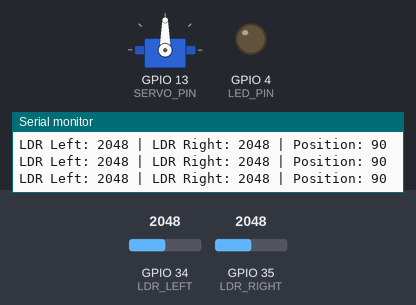
A sketch run on a simulated ESP32. Shown: servo, output pins drawn as LEDs (lit = HIGH), the last lines printed to the serial monitor. Inputs (shaded band) come from the test bench; at power-on: GPIO 34 (LDR_LEFT) = 2048, GPIO 35 (LDR_RIGHT) = 2048. WiFi joins after 1.5 s; servers stay silent unless stated.

Above: at 2.7 s.
2.8 s: GPIO 34 (LDR_LEFT) set to 2211
4.3 s: GPIO 34 (LDR_LEFT) set to 2311
At 4.74 s:
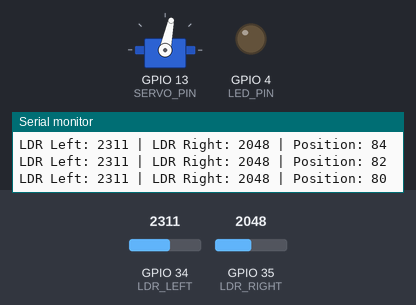
7.3 s: GPIO 35 (LDR_RIGHT) set to 1956
At 8.7 s:
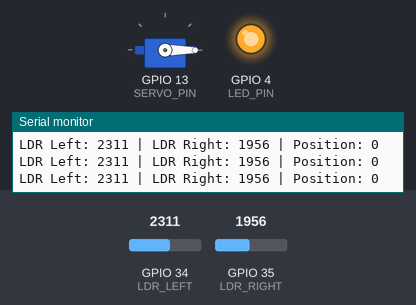
10.3 s: GPIO 34 (LDR_LEFT) set to 1804
11.8 s: GPIO 34 (LDR_LEFT) set to 1714
At 12.56 s:
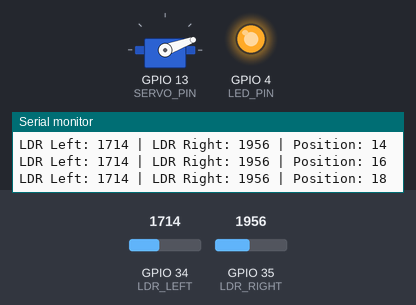
14.8 s: GPIO 34 (LDR_LEFT) set to 2040
At 14.8 s:
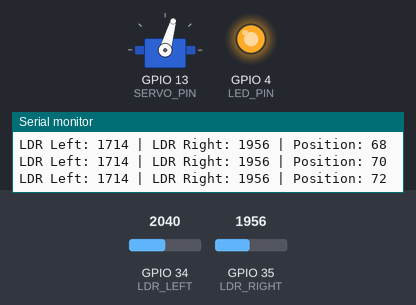
Timing chart, 0 to 17.3 s (numbered marks = the images above; inputs shaded):
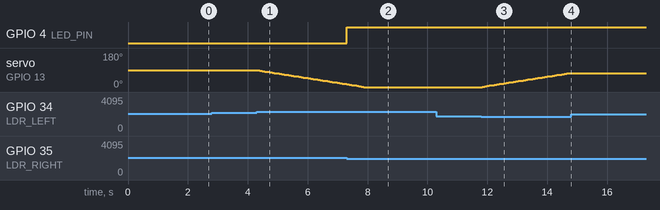

Measured:
- the behaviour switches between 2248 and 2249 on GPIO 34 (LDR_LEFT) (found by bisection; images 0 and 1)
- the behaviour switches between 2000 and 1999 on GPIO 35 (LDR_RIGHT) (found by bisection; images 1 and 2)
- the behaviour switches between 1756 and 1755 on GPIO 34 (LDR_LEFT) (found by bisection; images 2 and 3)
- after the input at 4.3 s, servo on GPIO 13 (SERVO_PIN): moves from 90° to 16° over 2.9 s, starting at once
- after the input at 7.3 s, GPIO 4 (LED_PIN): LOW → HIGH at once
- after the input at 11.8 s, servo on GPIO 13 (SERVO_PIN): moves from 0° to 74° over 2.9 s, starting at once
- after the input at 14.8 s, servo on GPIO 13 (SERVO_PIN): stays 74° (without the input it goes to 76° after 0.01 s)

The sketch:

sunscout_esp32.ino
```cpp
#include <ESP32Servo.h>
#include <WiFi.h>
#include <WebServer.h>

// ================= WIFI =================
const char* ssid = "Aouni";
const char* password = "hhhhhhhh";

// ================= SERVER =================
WebServer server(80);

// ================= PINS =================
#define LDR_LEFT 34
#define LDR_RIGHT 35
#define SERVO_PIN 13
#define LED_PIN 4

Servo myServo;

// ================= VARIABLES =================
int position = 90;
int threshold = 200;     // sensibilité servo
int speedStep = 2;

// LDR values
int left = 0;
int right = 0;

// LED state
bool ledState = false;

void setup() {
  Serial.begin(115200);

  pinMode(LED_PIN, OUTPUT);

  myServo.attach(SERVO_PIN);
  myServo.write(position);

  // ================= WIFI =================
  WiFi.begin(ssid, password);
  Serial.print("Connexion WiFi");

  while (WiFi.status() != WL_CONNECTED) {
    delay(500);
    Serial.print(".");
  }

  Serial.println("\nConnecté !");
  Serial.print("IP ESP32: ");
  Serial.println(WiFi.localIP());

  // ================= API =================
  server.on("/data", []() {
      server.sendHeader("Access-Control-Allow-Origin", "*");
    String json = "{";
    json += "\"left\":" + String(left) + ",";
    json += "\"right\":" + String(right) + ",";
    json += "\"angle\":" + String(position) + ",";
    json += "\"led\":" + String(ledState ? "true" : "false");
    json += "}";

    server.send(200, "application/json", json);
  });

  server.begin();
}

void loop() {
  server.handleClient();

  // ================= LDR READ =================
  left = analogRead(LDR_LEFT);
  right = analogRead(LDR_RIGHT);

  Serial.print("LDR Left: ");
  Serial.print(left);
  Serial.print(" | LDR Right: ");
  Serial.print(right);
  Serial.print(" | Position: ");
  Serial.println(position);

  // ================= SERVO CONTROL =================
  int diff = left - right;

  if (abs(diff) > threshold) {
    if (diff > 0) {
      position -= speedStep;
    } else {
      position += speedStep;
    }

    position = constrain(position, 0, 180);
    myServo.write(position);
  }

  // ================= LED CONTROL =================
  // 👉 LED ON si lumière détectée forte sur au moins un capteur
  if (left < 2000 || right < 2000) {
    digitalWrite(LED_PIN, HIGH);
    ledState = true;
  } else {
    digitalWrite(LED_PIN, LOW);
    ledState = false;
  }

  delay(80);
}
```
